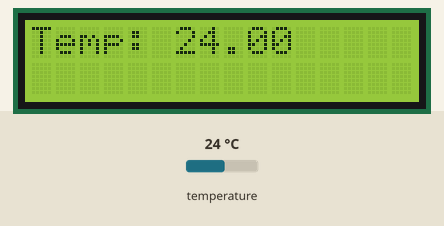
Recording of a sketch running on a simulated Arduino Uno, built with avr-gcc and run on an emulated ATmega328P. Shown: 16×2 character LCD. Inputs (shaded band) come from the test bench; at power-on: temperature 24 °C. What the sketch prints to the serial monitor is not drawn.

Above: at 1.2 s.
1.3 s: temperature set to 12 °C
At 3.2 s:
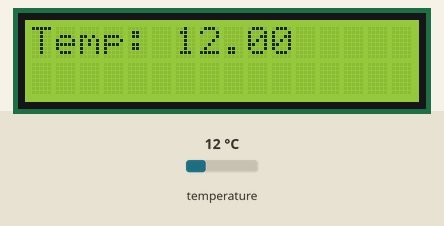
3.6 s: temperature set to 19 °C
At 5.8 s:
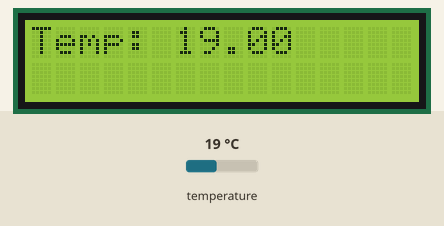
6.1 s: temperature set to 28 °C
At 7.5 s:
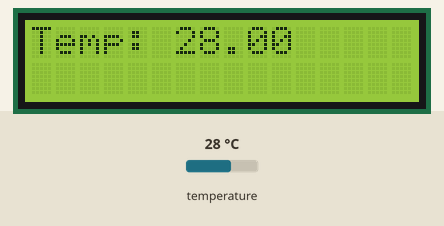
Timing chart, 0 to 9.1 s (numbered marks = the images above; inputs shaded):
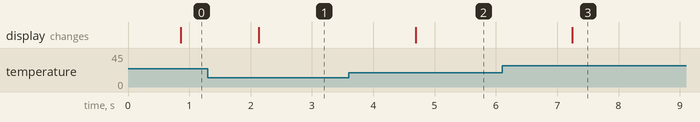

The sketch:

Temp_LCD.ino
```cpp
#include <OneWire.h>
#include <DallasTemperature.h>
#include <LiquidCrystal_I2C.h>

OneWire onewire(4);
DallasTemperature sensor(&onewire);
LiquidCrystal_I2C lcd(0x27,16,2);

float temp;

void setup() {
  sensor.begin();
  Serial.begin(9600);
  lcd.begin(16, 2);
  lcd.backlight();

}

void loop() {
  sensor.requestTemperatures();
  temp = sensor.getTempCByIndex(0);
  lcd.home();
  lcd.print("Temp: ");
  lcd.print(temp);
  Serial.print("Temp:");
  Serial.println(temp);
  delay(500);

}
```

Measured:
- after the input at 1.3 s, the display: changes after 0.84 s (image 1)
- after the input at 3.6 s, the display: changes after 1.1 s (image 2)
- after the input at 6.1 s, the display: changes after 1.1 s (image 3)
